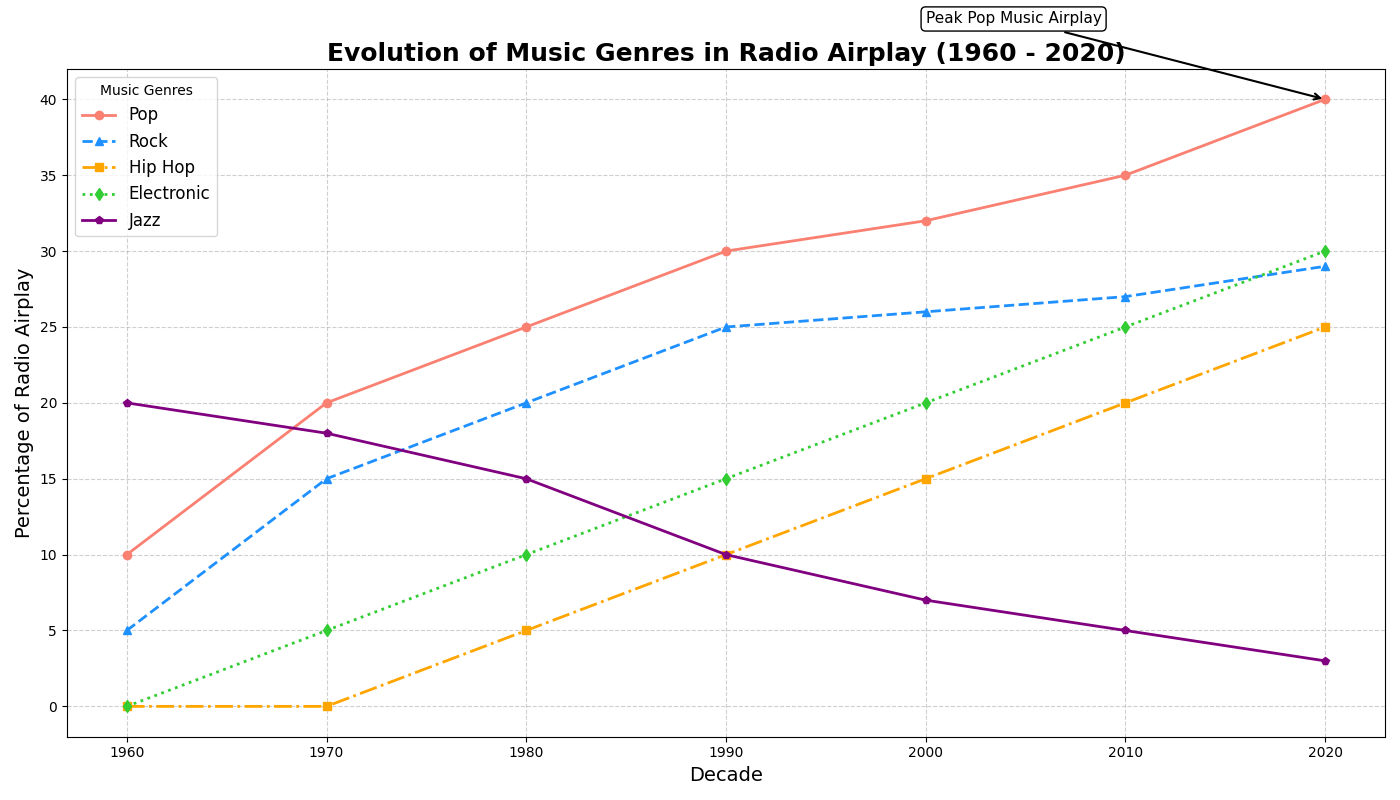

Write Python code to recreate this figure.
import matplotlib.pyplot as plt
import numpy as np

# Backstory: The chart depicts the popularity of various music genres over different decades.
# Data represents the percentage of radio airplay attributed to each genre from the 1960s to 2020s.

# Define decades from 1960 to 2020
decades = np.arange(1960, 2030, 10)

# Artificial data for various music genres
pop_music = np.array([10, 20, 25, 30, 32, 35, 40])
rock_music = np.array([5, 15, 20, 25, 26, 27, 29])
hiphop_music = np.array([0, 0, 5, 10, 15, 20, 25])
electronic_music = np.array([0, 5, 10, 15, 20, 25, 30])
jazz_music = np.array([20, 18, 15, 10, 7, 5, 3])

# Plot the line chart
plt.figure(figsize=(14, 8))

# Plot data for each genre with styles
plt.plot(decades, pop_music, marker='o', linestyle='-', color='salmon', linewidth=2, label='Pop')
plt.plot(decades, rock_music, marker='^', linestyle='--', color='dodgerblue', linewidth=2, label='Rock')
plt.plot(decades, hiphop_music, marker='s', linestyle='-.', color='orange', linewidth=2, label='Hip Hop')
plt.plot(decades, electronic_music, marker='d', linestyle=':', color='limegreen', linewidth=2, label='Electronic')
plt.plot(decades, jazz_music, marker='p', linestyle='-', color='purple', linewidth=2, label='Jazz')

# Set the title and labels
plt.title('Evolution of Music Genres in Radio Airplay (1960 - 2020)', fontsize=18, fontweight='bold')
plt.xlabel('Decade', fontsize=14)
plt.ylabel('Percentage of Radio Airplay', fontsize=14)

# Add a legend
plt.legend(loc='upper left', fontsize=12, title='Music Genres')

# Add grid for better readability
plt.grid(True, linestyle='--', alpha=0.6)

# Annotate significant points
highlight_year = 2020
pop_2020 = pop_music[-1]
plt.annotate('Peak Pop Music Airplay', 
             xy=(highlight_year, pop_2020),
             xytext=(highlight_year - 20, pop_2020 + 5),
             arrowprops=dict(facecolor='black', arrowstyle='->', lw=1.5), 
             fontsize=11, color='black', bbox=dict(boxstyle="round,pad=0.3", edgecolor='black', facecolor='white'))

# Adjust layout
plt.tight_layout()

# Display the plot
plt.show()
